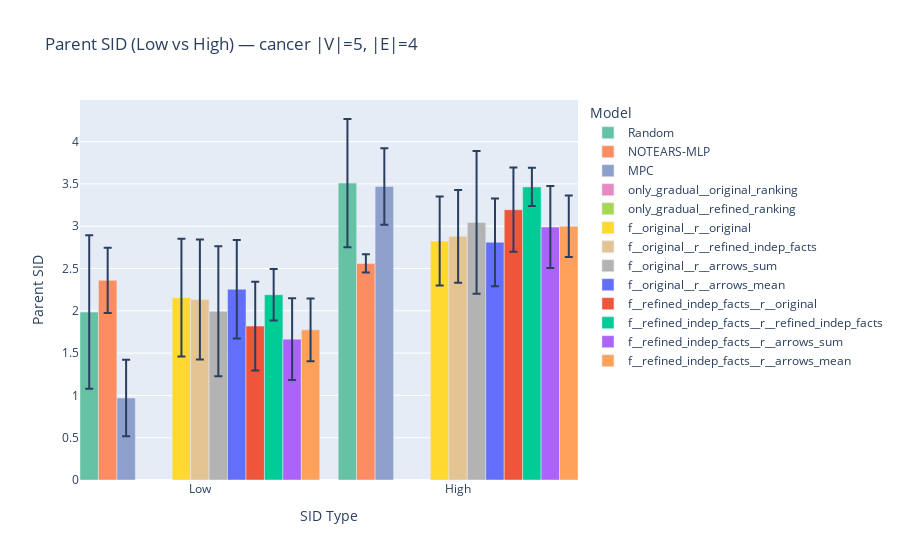

Notebook code cell kept with this figure:
### Code cell
plot_sid_grouped_by_type(data_to_plot[data_to_plot['dataset']=='cancer'],
                    model_order=model_order)

### Figure 1 — Plotly figure (JSON) as saved in the notebook; plotly's stock layout.template omitted (floating-point values rounded to 4 significant figures)
{"data": [{"customdata": ["Random", "NOTEARS-MLP", "MPC", "f__original__r__original", "f__original__r__refined_indep_facts", "f__original__r__arrows_sum", "f__original__r__arrows_mean", "f__refined_indep_facts__r__original", "f__refined_indep_facts__r__refined_indep_facts", "f__refined_indep_facts__r__arrows_sum", "f__refined_indep_facts__r__arrows_mean", "Random", "NOTEARS-MLP", "MPC", "f__original__r__original", "f__original__r__refined_indep_facts", "f__original__r__arrows_sum", "f__original__r__arrows_mean", "f__refined_indep_facts__r__original", "f__refined_indep_facts__r__refined_indep_facts", "f__refined_indep_facts__r__arrows_sum", "f__refined_indep_facts__r__arrows_mean"], "error_y": {"array": [0.9075, 0.385, 0.4525, 0.696, 0.7093, 0.7685, 0.5836, 0.525, 0.3054, 0.4834, 0.372, 0.7575, 0.1075, 0.4525, 0.5255, 0.5492, 0.8432, 0.5189, 0.4982, 0.2259, 0.4843, 0.3642], "type": "data", "visible": true}, "hovertemplate": "Model: %{customdata}<br>SID: %{y:.2f}<extra></extra>", "marker": {"color": ["rgb(102,194,165)", "rgb(252,141,98)", "rgb(141,160,203)", "rgb(255,217,47)", "rgb(229,196,148)", "rgb(179,179,179)", "#636EFA", "#EF553B", "#00CC96", "#AB63FA", "#FFA15A", "rgb(102,194,165)", "rgb(252,141,98)", "rgb(141,160,203)", "rgb(255,217,47)", "rgb(229,196,148)", "rgb(179,179,179)", "#636EFA", "#EF553B", "#00CC96", "#AB63FA", "#FFA15A"]}, "showlegend": false, "type": "bar", "x": [0, 1, 2, 5, 6, 7, 8, 9, 10, 11, 12, 14, 15, 16, 19, 20, 21, 22, 23, 24, 25, 26], "y": [1.985, 2.36, 0.97, 2.155, 2.135, 1.995, 2.255, 1.82, 2.19, 1.665, 1.775, 3.51, 2.56, 3.47, 2.825, 2.88, 3.045, 2.81, 3.195, 3.465, 2.99, 3]}, {"marker": {"color": "rgb(102,194,165)"}, "name": "Random", "showlegend": true, "type": "bar", "x": [null], "y": [null]}, {"marker": {"color": "rgb(252,141,98)"}, "name": "NOTEARS-MLP", "showlegend": true, "type": "bar", "x": [null], "y": [null]}, {"marker": {"color": "rgb(141,160,203)"}, "name": "MPC", "showlegend": true, "type": "bar", "x": [null], "y": [null]}, {"marker": {"color": "rgb(231,138,195)"}, "name": "only_gradual__original_ranking", "showlegend": true, "type": "bar", "x": [null], "y": [null]}, {"marker": {"color": "rgb(166,216,84)"}, "name": "only_gradual__refined_ranking", "showlegend": true, "type": "bar", "x": [null], "y": [null]}, {"marker": {"color": "rgb(255,217,47)"}, "name": "f__original__r__original", "showlegend": true, "type": "bar", "x": [null], "y": [null]}, {"marker": {"color": "rgb(229,196,148)"}, "name": "f__original__r__refined_indep_facts", "showlegend": true, "type": "bar", "x": [null], "y": [null]}, {"marker": {"color": "rgb(179,179,179)"}, "name": "f__original__r__arrows_sum", "showlegend": true, "type": "bar", "x": [null], "y": [null]}, {"marker": {"color": "#636EFA"}, "name": "f__original__r__arrows_mean", "showlegend": true, "type": "bar", "x": [null], "y": [null]}, {"marker": {"color": "#EF553B"}, "name": "f__refined_indep_facts__r__original", "showlegend": true, "type": "bar", "x": [null], "y": [null]}, {"marker": {"color": "#00CC96"}, "name": "f__refined_indep_facts__r__refined_indep_facts", "showlegend": true, "type": "bar", "x": [null], "y": [null]}, {"marker": {"color": "#AB63FA"}, "name": "f__refined_indep_facts__r__arrows_sum", "showlegend": true, "type": "bar", "x": [null], "y": [null]}, {"marker": {"color": "#FFA15A"}, "name": "f__refined_indep_facts__r__arrows_mean", "showlegend": true, "type": "bar", "x": [null], "y": [null]}], "layout": {"bargap": 0, "legend": {"title": {"text": "Model"}}, "showlegend": true, "title": {"text": "Parent SID (Low vs High) — cancer |V|=5, |E|=4"}, "xaxis": {"tickmode": "array", "ticktext": ["Low", "High"], "tickvals": [6, 20], "title": {"text": "SID Type"}}, "yaxis": {"title": {"text": "Parent SID"}}}}
